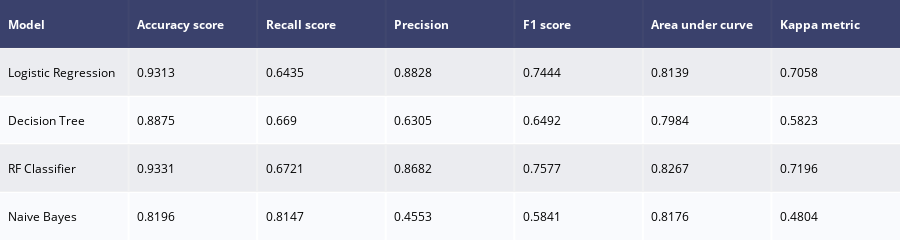

The notebook cell this image was saved under:
### Code cell
def model_report(model,X_train, X_test, y_train, y_test,name) :
    model.fit(X_train,y_train)
    predictions  = model.predict(X_test)
    accuracy     = accuracy_score(y_test,predictions)
    recallscore  = recall_score(y_test,predictions)
    precision    = precision_score(y_test,predictions)
    roc_auc      = roc_auc_score(y_test,predictions)
    f1score      = f1_score(y_test,predictions) 
    kappa_metric = cohen_kappa_score(y_test,predictions)
    
    df3 = pd.DataFrame({"Model"           : [name],
                       "Accuracy score"  : [accuracy],
                       "Recall score"    : [recallscore],
                       "Precision"       : [precision],
                       "F1 score"        : [f1score],
                       "Area under curve": [roc_auc],
                       "Kappa metric"    : [kappa_metric],
                      })
    return df3

#outputs for every model
model1 = model_report(model_lr,X_train, X_test, y_train, y_test, "Logistic Regression")
model2 = model_report(model_dt,X_train, X_test, y_train, y_test,"Decision Tree")
model3 = model_report(model_rf,X_train, X_test, y_train, y_test,"RF Classifier")
model4 = model_report(model_gnb,X_train, X_test, y_train, y_test,"Naive Bayes")

model_performances = pd.concat([model1,model2,model3,model4],axis = 0).reset_index()

model_performances = model_performances.drop(columns = "index",axis =1)

table  = ff.create_table(np.round(model_performances,4))

py.iplot(table)

### Figure 1 — Plotly figure (JSON) as saved in the notebook; plotly's stock layout.template omitted (floating-point values rounded to 4 significant figures)
{"data": [{"colorscale": [[0, "#00083e"], [0.5, "#ededee"], [1, "#ffffff"]], "hoverinfo": "none", "opacity": 0.75, "showscale": false, "type": "heatmap", "z": [[0, 0, 0, 0, 0, 0, 0], [0.5, 0.5, 0.5, 0.5, 0.5, 0.5, 0.5], [1, 1, 1, 1, 1, 1, 1], [0.5, 0.5, 0.5, 0.5, 0.5, 0.5, 0.5], [1, 1, 1, 1, 1, 1, 1]]}], "layout": {"annotations": [{"align": "left", "font": {"color": "#ffffff"}, "showarrow": false, "text": "<b>Model</b>", "x": -0.45, "xanchor": "left", "xref": "x", "y": 0, "yref": "y"}, {"align": "left", "font": {"color": "#ffffff"}, "showarrow": false, "text": "<b>Accuracy score</b>", "x": 0.55, "xanchor": "left", "xref": "x", "y": 0, "yref": "y"}, {"align": "left", "font": {"color": "#ffffff"}, "showarrow": false, "text": "<b>Recall score</b>", "x": 1.55, "xanchor": "left", "xref": "x", "y": 0, "yref": "y"}, {"align": "left", "font": {"color": "#ffffff"}, "showarrow": false, "text": "<b>Precision</b>", "x": 2.55, "xanchor": "left", "xref": "x", "y": 0, "yref": "y"}, {"align": "left", "font": {"color": "#ffffff"}, "showarrow": false, "text": "<b>F1 score</b>", "x": 3.55, "xanchor": "left", "xref": "x", "y": 0, "yref": "y"}, {"align": "left", "font": {"color": "#ffffff"}, "showarrow": false, "text": "<b>Area under curve</b>", "x": 4.55, "xanchor": "left", "xref": "x", "y": 0, "yref": "y"}, {"align": "left", "font": {"color": "#ffffff"}, "showarrow": false, "text": "<b>Kappa metric</b>", "x": 5.55, "xanchor": "left", "xref": "x", "y": 0, "yref": "y"}, {"align": "left", "font": {"color": "#000000"}, "showarrow": false, "text": "Logistic Regression", "x": -0.45, "xanchor": "left", "xref": "x", "y": 1, "yref": "y"}, {"align": "left", "font": {"color": "#000000"}, "showarrow": false, "text": "0.9313", "x": 0.55, "xanchor": "left", "xref": "x", "y": 1, "yref": "y"}, {"align": "left", "font": {"color": "#000000"}, "showarrow": false, "text": "0.6435", "x": 1.55, "xanchor": "left", "xref": "x", "y": 1, "yref": "y"}, {"align": "left", "font": {"color": "#000000"}, "showarrow": false, "text": "0.8828", "x": 2.55, "xanchor": "left", "xref": "x", "y": 1, "yref": "y"}, {"align": "left", "font": {"color": "#000000"}, "showarrow": false, "text": "0.7444", "x": 3.55, "xanchor": "left", "xref": "x", "y": 1, "yref": "y"}, {"align": "left", "font": {"color": "#000000"}, "showarrow": false, "text": "0.8139", "x": 4.55, "xanchor": "left", "xref": "x", "y": 1, "yref": "y"}, {"align": "left", "font": {"color": "#000000"}, "showarrow": false, "text": "0.7058", "x": 5.55, "xanchor": "left", "xref": "x", "y": 1, "yref": "y"}, {"align": "left", "font": {"color": "#000000"}, "showarrow": false, "text": "Decision Tree", "x": -0.45, "xanchor": "left", "xref": "x", "y": 2, "yref": "y"}, {"align": "left", "font": {"color": "#000000"}, "showarrow": false, "text": "0.8875", "x": 0.55, "xanchor": "left", "xref": "x", "y": 2, "yref": "y"}, {"align": "left", "font": {"color": "#000000"}, "showarrow": false, "text": "0.669", "x": 1.55, "xanchor": "left", "xref": "x", "y": 2, "yref": "y"}, {"align": "left", "font": {"color": "#000000"}, "showarrow": false, "text": "0.6305", "x": 2.55, "xanchor": "left", "xref": "x", "y": 2, "yref": "y"}, {"align": "left", "font": {"color": "#000000"}, "showarrow": false, "text": "0.6492", "x": 3.55, "xanchor": "left", "xref": "x", "y": 2, "yref": "y"}, {"align": "left", "font": {"color": "#000000"}, "showarrow": false, "text": "0.7984", "x": 4.55, "xanchor": "left", "xref": "x", "y": 2, "yref": "y"}, {"align": "left", "font": {"color": "#000000"}, "showarrow": false, "text": "0.5823", "x": 5.55, "xanchor": "left", "xref": "x", "y": 2, "yref": "y"}, {"align": "left", "font": {"color": "#000000"}, "showarrow": false, "text": "RF Classifier", "x": -0.45, "xanchor": "left", "xref": "x", "y": 3, "yref": "y"}, {"align": "left", "font": {"color": "#000000"}, "showarrow": false, "text": "0.9331", "x": 0.55, "xanchor": "left", "xref": "x", "y": 3, "yref": "y"}, {"align": "left", "font": {"color": "#000000"}, "showarrow": false, "text": "0.6721", "x": 1.55, "xanchor": "left", "xref": "x", "y": 3, "yref": "y"}, {"align": "left", "font": {"color": "#000000"}, "showarrow": false, "text": "0.8682", "x": 2.55, "xanchor": "left", "xref": "x", "y": 3, "yref": "y"}, {"align": "left", "font": {"color": "#000000"}, "showarrow": false, "text": "0.7577", "x": 3.55, "xanchor": "left", "xref": "x", "y": 3, "yref": "y"}, {"align": "left", "font": {"color": "#000000"}, "showarrow": false, "text": "0.8267", "x": 4.55, "xanchor": "left", "xref": "x", "y": 3, "yref": "y"}, {"align": "left", "font": {"color": "#000000"}, "showarrow": false, "text": "0.7196", "x": 5.55, "xanchor": "left", "xref": "x", "y": 3, "yref": "y"}, {"align": "left", "font": {"color": "#000000"}, "showarrow": false, "text": "Naive Bayes", "x": -0.45, "xanchor": "left", "xref": "x", "y": 4, "yref": "y"}, {"align": "left", "font": {"color": "#000000"}, "showarrow": false, "text": "0.8196", "x": 0.55, "xanchor": "left", "xref": "x", "y": 4, "yref": "y"}, {"align": "left", "font": {"color": "#000000"}, "showarrow": false, "text": "0.8147", "x": 1.55, "xanchor": "left", "xref": "x", "y": 4, "yref": "y"}, {"align": "left", "font": {"color": "#000000"}, "showarrow": false, "text": "0.4553", "x": 2.55, "xanchor": "left", "xref": "x", "y": 4, "yref": "y"}, {"align": "left", "font": {"color": "#000000"}, "showarrow": false, "text": "0.5841", "x": 3.55, "xanchor": "left", "xref": "x", "y": 4, "yref": "y"}, {"align": "left", "font": {"color": "#000000"}, "showarrow": false, "text": "0.8176", "x": 4.55, "xanchor": "left", "xref": "x", "y": 4, "yref": "y"}, {"align": "left", "font": {"color": "#000000"}, "showarrow": false, "text": "0.4804", "x": 5.55, "xanchor": "left", "xref": "x", "y": 4, "yref": "y"}], "height": 200, "margin": {"b": 0, "l": 0, "r": 0, "t": 0}, "xaxis": {"dtick": 1, "gridwidth": 2, "showticklabels": false, "tick0": -0.5, "ticks": "", "zeroline": false}, "yaxis": {"autorange": "reversed", "dtick": 1, "gridwidth": 2, "showticklabels": false, "tick0": 0.5, "ticks": "", "zeroline": false}}}
